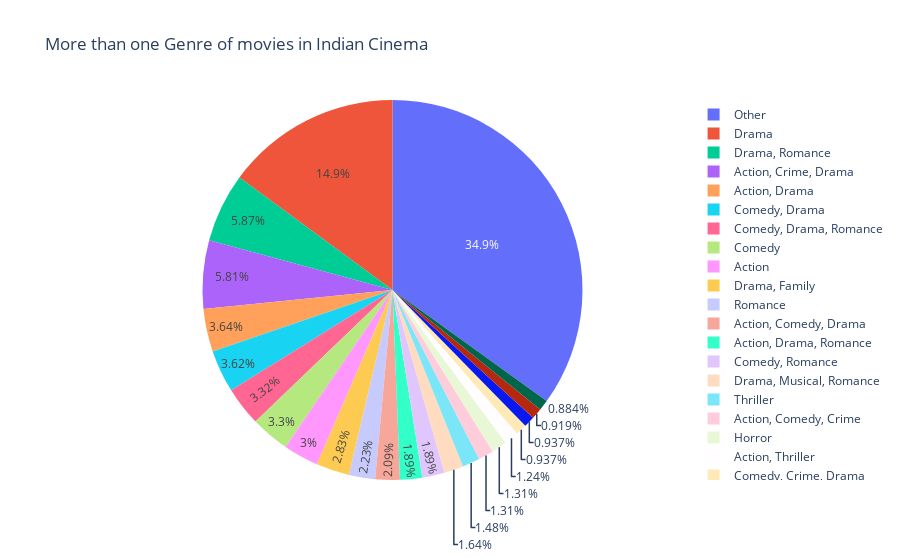

The code cell stored with this chart in its notebook:
### Code cell
genrePie.loc[genrePie['Count'] < 50, 'Genre'] = 'Other'
ax = px.pie(genrePie, values='Count', names='Genre', title='More than one Genre of movies in Indian Cinema')
ax.show()

### Figure 1 — Plotly figure (JSON) as saved in the notebook; plotly's stock layout.template omitted (floating-point values rounded to 4 significant figures; data arrays with more than 128 entries replaced by an {"elided": "..."} marker saying what was removed)
{"data": [{"domain": {"x": [0, 1], "y": [0, 1]}, "hovertemplate": "Genre=%{label}<br>Count=%{value}<extra></extra>", "labels": {"elided": "376 str values"}, "legendgroup": "", "name": "", "showlegend": true, "type": "pie", "values": {"elided": "376 int values"}}], "layout": {"legend": {"tracegroupgap": 0}, "title": {"text": "More than one Genre of movies in Indian Cinema"}}}
